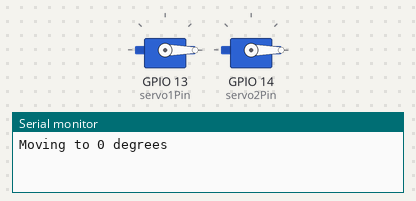
A sketch run on a simulated ESP32. Parts: 2 × servo, the last lines printed to the serial monitor.

Above: at 0.05 s.
At 3.0 s:
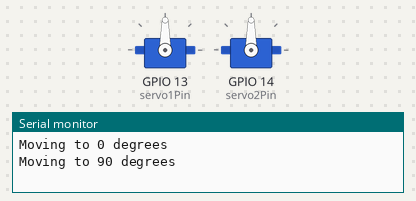
At 6.0 s:
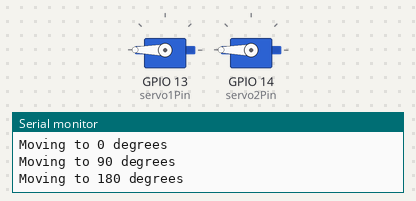
Timing chart, 0 to 7.8 s (numbered marks = the images above):
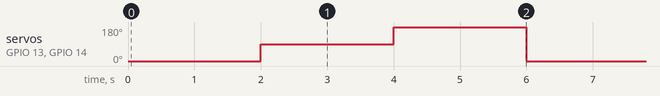

The sketch:

ESP32_Servo_Test.ino
```cpp
#include <ESP32Servo.h>

Servo servo1;
Servo servo2;

// The exact pins we wired up on the breadboard
const int servo1Pin = 13; // Row 5, Column j
const int servo2Pin = 14; // Row 8, Column j

void setup() {
  Serial.begin(115200);

  // Standard ESP32 timer allocation for servos
  ESP32PWM::allocateTimer(0);
  ESP32PWM::allocateTimer(1);
  ESP32PWM::allocateTimer(2);
  ESP32PWM::allocateTimer(3);

  servo1.setPeriodHertz(50); // Standard 50Hz servo
  servo2.setPeriodHertz(50);

  // MG995 typical min/max pulse widths are 500 and 2400
  servo1.attach(servo1Pin, 500, 2400);
  servo2.attach(servo2Pin, 500, 2400);
}

void loop() {
  Serial.println("Moving to 0 degrees");
  servo1.write(0);
  servo2.write(0);
  delay(2000);

  Serial.println("Moving to 90 degrees");
  servo1.write(90);
  servo2.write(90);
  delay(2000);

  Serial.println("Moving to 180 degrees");
  servo1.write(180);
  servo2.write(180);
  delay(2000);
}
```

Measured:
- by itself, servo on GPIO 13 (servo1Pin), servo on GPIO 14 (servo2Pin): repeats every 6.0 s: 180° 2.0 s, 0° 2.0 s, 90° 2.0 s
